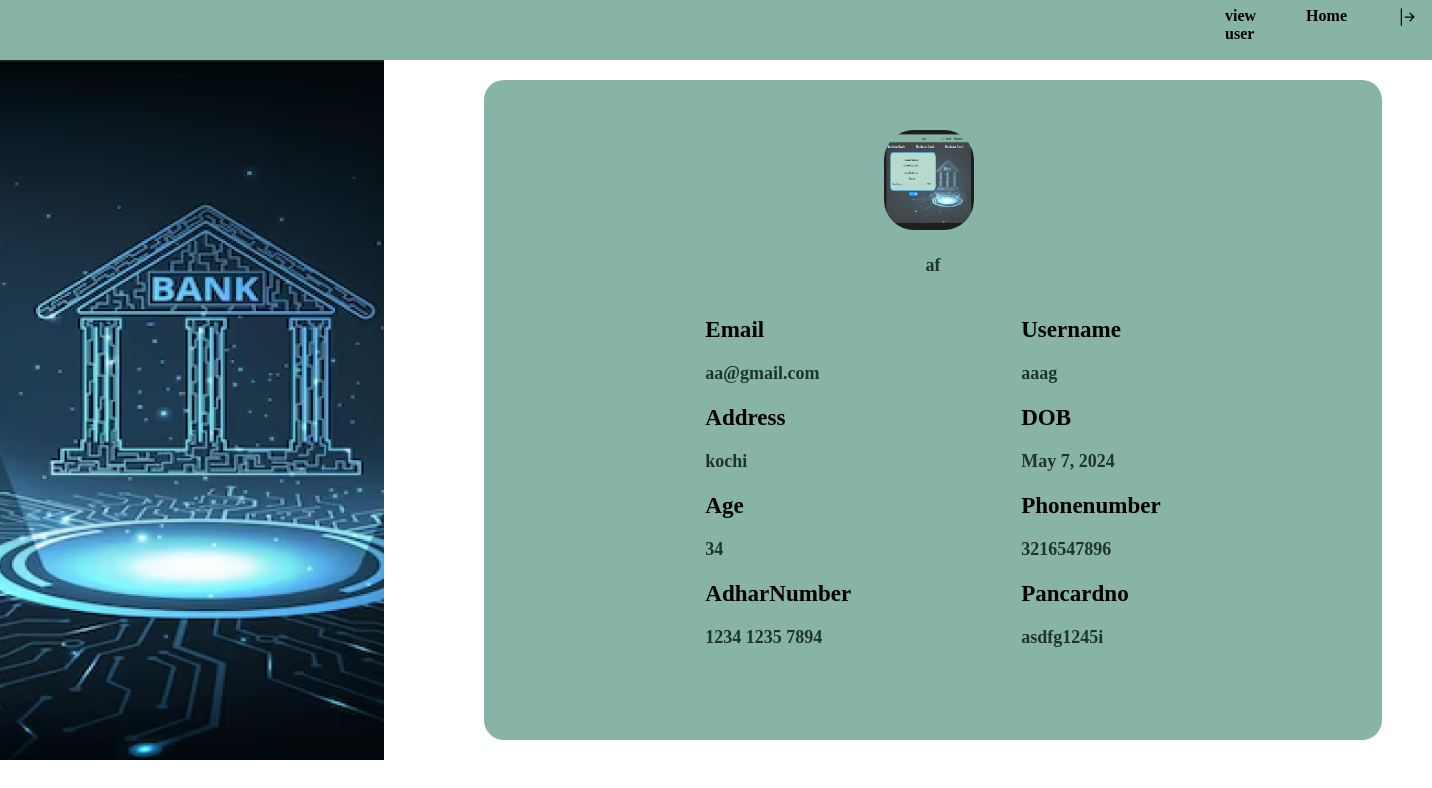
The app's page /bankuserprofile/1 with its own data.
### app/models.py (models this page shows, shortened)
class CustomeUser(AbstractUser):
    age=models.IntegerField(null=True,blank=True)
    Phonenumber=models.IntegerField(null=True,blank=True,unique=True)
    Address=models.CharField(null=True,blank=True,max_length=100)
    DOB=models.DateField(null=True,blank=True)
    InitialAmount=models.IntegerField(null=True,blank=True)
    AccountNumber=models.CharField(null=True,blank=True,max_length=100,unique=True)
    Pancardno=models.CharField(null=True,blank=True,max_length=100,unique=True)
    AdharNumber=models.CharField(null=True,blank=True,max_length=100,unique=True)
    Ifsc=models.IntegerField(null=True,blank=True)
    Branch=models.CharField(null=True,blank=True ,max_length=100)
    Pincode=models.IntegerField(null=True,blank=True)
    usertype=models.CharField(max_length=200)
    Image=models.FileField(null=True,blank=True)

### app/views.py (the view)
# urls.py: path('bankuserprofile/<int:id>',views.bankuserprofile,name='bankuserprofile'),
def bankuserprofile(request,id):
    users= CustomeUser.objects.get(id=id)
    return render(request,'bank/profileview.html',{'user':users})

### template/bank/profileview.html (shortened to what this page needs)
{% extends 'bank/viewusers.html' %}
{% block content %}
{% load static %}
<nav class="navbar">
    <div class="container-fluid">
    <ul>
        <li>
        <a href="{% url 'viewuser' %}">view user</a>
        </li>
        <li>
            <a href="{% url 'bankhome' %}">Home</a>
        </li>
        <li>
        <a href="{% url 'logout' %}"><b></b></a>
        </li>
</ul>
</nav>
<div class="row align-items-center">
    <div class="col-sm-4 ">
        <img src="{% static 'images/Rectangle 1.png' %}" alt="bank" style="height:700px;width:100%;margin-top:0px;">
    </div>
    <div class="container">
        <div>
        <img src="{{user.Image.url}}" alt="" style="width: 90px;height: 100px;border-radius: 30px;margin-top:50px;margin-left:400px;">
        <p class="name">{{user.first_name}}</p>
        </div>
    <div class="row  align-items-center">
        <div class="cola cola-md-8 ">
            <label for="Email"><b>Email</b></label><br>
           <p>{{user.email}}<br></p>
            <label for="Address"><b>Address</b></label><br>
            <p>{{ user.Address }}<br></p>
            <label for="age"><b>Age</b></label><br>
            <p>{{ user.age }}<br></p>
            <label for="AdharNumber"><b>AdharNumber</b></label><br>
            <p>{{user.AdharNumber}}</p>
        </div>
        <div class=" colb colb-md-6"  required>
            <label for="username"><b>Username</b></label><br>
            <p>{{user.username}}<br></p>
            <label for="DOB"><b>DOB</b></label><br>
            <p>{{ user.DOB }}<br></p>
            <label for="Phonenumber"><b>Phonenumber</b></label><br>
            <p>{{user.Phonenumber}}<br></p>
            <label for="Pancardno"><b>Pancardno</b></label><br>
            <p>{{user.Pancardno}}<br></p>
        </div>
    </div>
    </div>
    {% endblock %}

### template/bank/viewusers.html (style rules this page uses)
* { margin:0px; padding:0px; }
.navbar { background-color: #87B4A6; height: 60px; }

### template/bank/profileview.html (style rules this page uses)
.container { background-color: #87b4a6; width: 900px; height: 660px; margin:20px 50px 50px 100px; border-radius: 20px; align-items: center; }
.name { text-align:center; }
.row { justify-content: center; font-size:larger; margin-top:0px; display:flex; }
.cola { text-align:start; margin-right:100px; margin-top:20px; }
.colb { text-align:start; margin-left:70px; margin-top:20px; }
label { margin-top:20px; margin-bottom:5px; font-weight:bolder; }
p { color:#1e362a; font-size:large; font-weight: bold; margin-top:20px; margin-bottom:20px; }
.container-fluid { background-color: #87b4a6; width: 100%; height: 50px; align-content:center; margin-left:0px; }
ul { display: flex; margin-left:1220px; font-size: medium; }
li { margin-right:40px; list-style-type: none; color: rgb(0, 0, 0); padding: 5px; }
a { text-decoration: none; color:black; font-weight:bold; }

### records on screen
CustomeUser: Image (picture), first_name "af", email "aa@gmail.com", Address "kochi", age "34", AdharNumber "1234 1235 7894", username "aaag", DOB "May 7, 2024", Phonenumber "3216547896", Pancardno "asdfg1245i"
